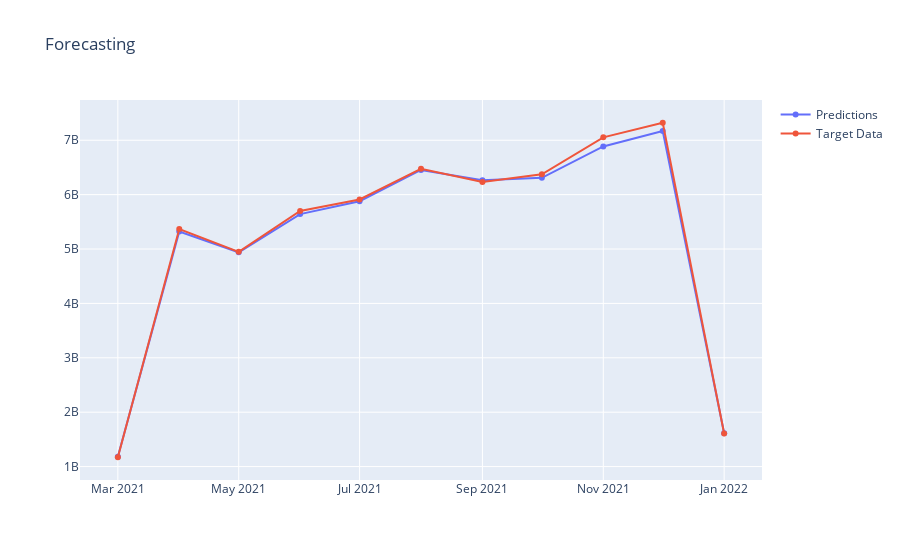

Notebook code cell kept with this figure:
### Code cell
import plotly.graph_objects as go
data_forecast = pd.read_csv('static_forecast.csv')


fig_for = go.Figure()

fig_for.add_trace(
    go.Scatter(
        x=data_bulan['bulan'],
        y=data_bulan['train_predictions'],
        name='Predictions'
    ))

fig_for.add_trace(
    go.Scatter(
        x=data_bulan['bulan'],
        y=data_bulan['y_train'],
        name='Target Data'
    ))

fig_for.update_layout(title='Forecasting')


fig_for.show()

### Figure 1 — Plotly figure (JSON) as saved in the notebook; plotly's stock layout.template omitted (floating-point values rounded to 4 significant figures)
{"data": [{"name": "Predictions", "type": "scatter", "x": ["2021-03", "2021-04", "2021-05", "2021-06", "2021-07", "2021-08", "2021-09", "2021-10", "2021-11", "2021-12", "2022-01"], "y": [1183000000.0, 5322000000.0, 4940000000.0, 5642000000.0, 5878000000.0, 6454000000.0, 6266000000.0, 6309000000.0, 6887000000.0, 7171000000.0, 1613000000.0]}, {"name": "Target Data", "type": "scatter", "x": ["2021-03", "2021-04", "2021-05", "2021-06", "2021-07", "2021-08", "2021-09", "2021-10", "2021-11", "2021-12", "2022-01"], "y": [1172000000.0, 5367000000.0, 4948000000.0, 5698000000.0, 5912000000.0, 6475000000.0, 6234000000.0, 6374000000.0, 7053000000.0, 7322000000.0, 1608000000.0]}], "layout": {"title": {"text": "Forecasting"}}}
